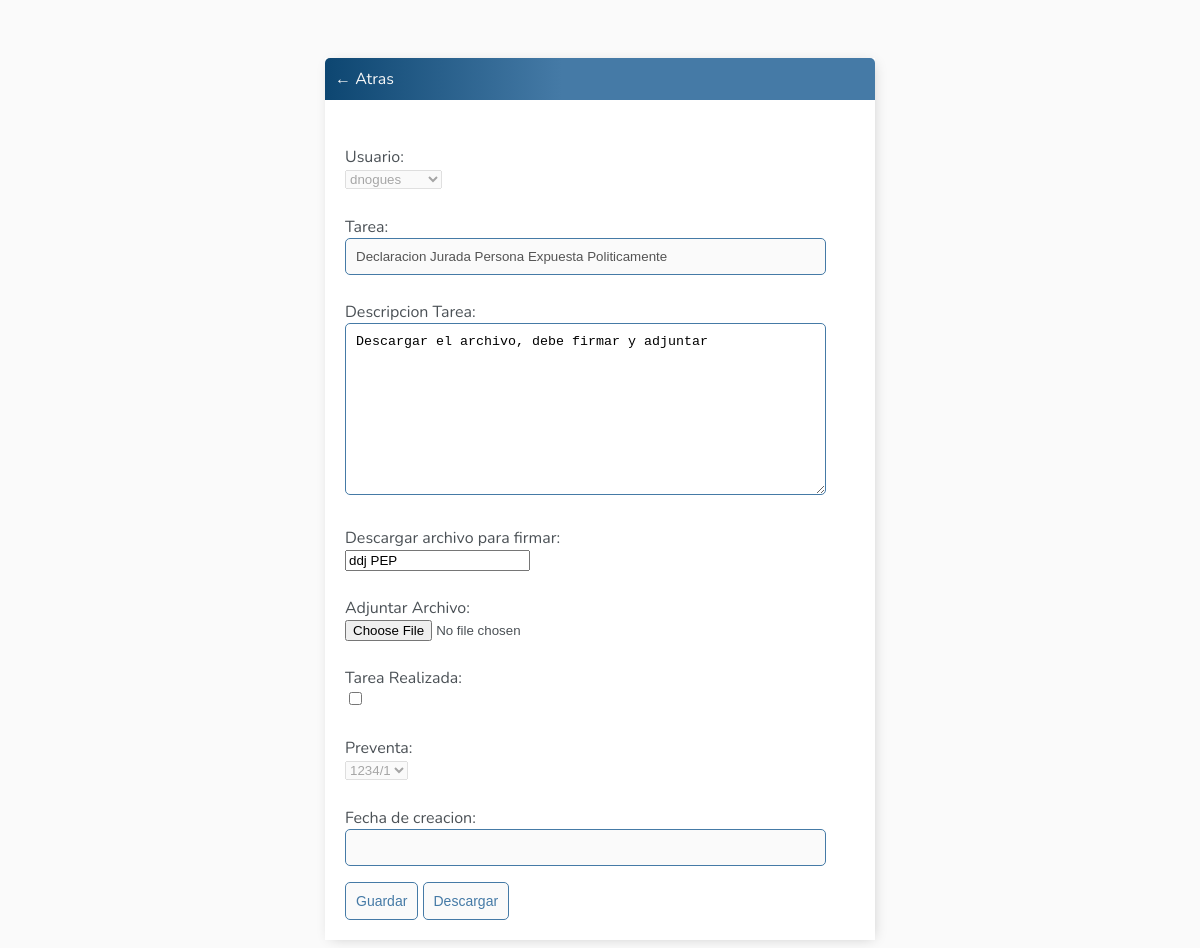
The page /actualizar-tarea/8/ (signed in) on the database as committed earlier.
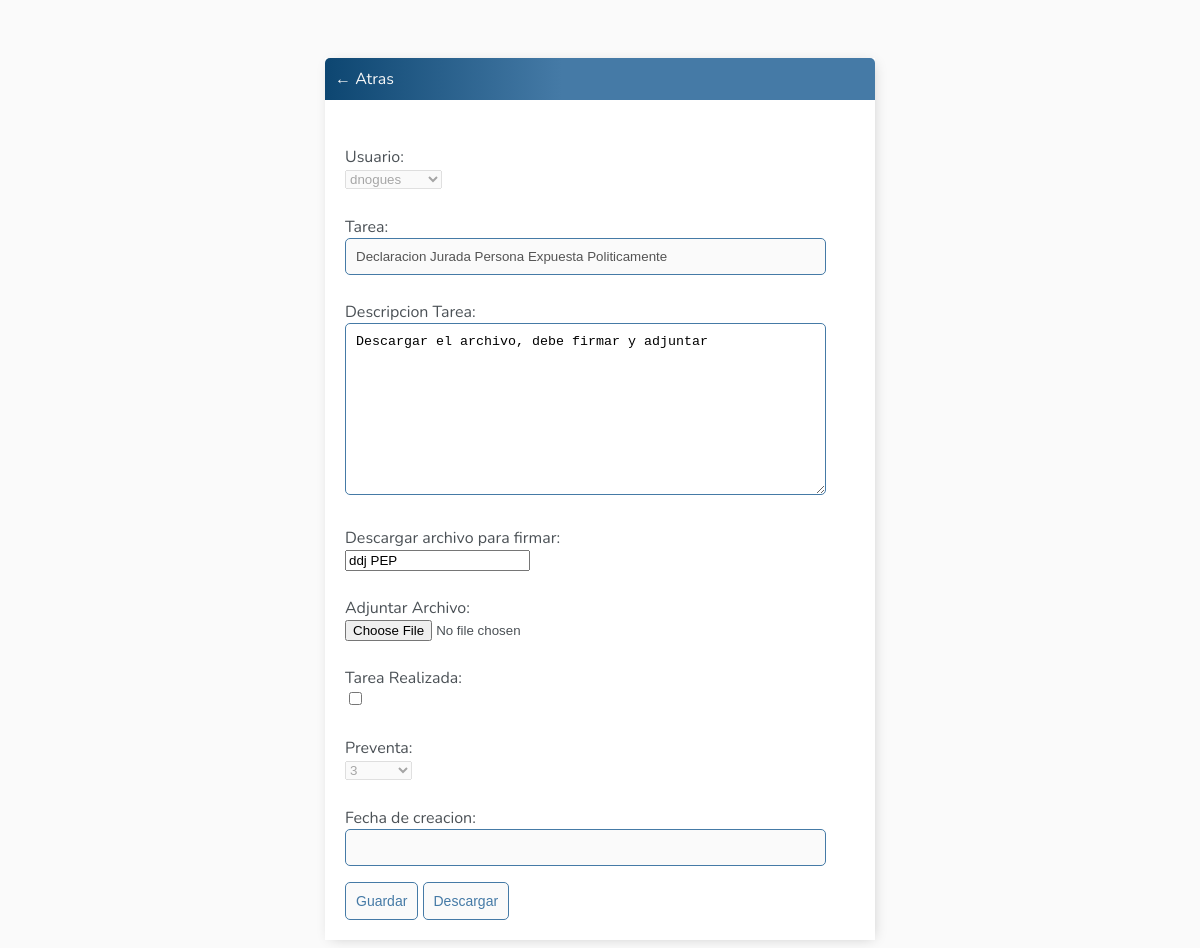
The same page on the database as committed later.
### tareas/models.py (models this page shows, shortened)
class Tareas(models.Model):
    user = models.ForeignKey(User, on_delete=models.CASCADE,null=True,blank=True)
    titulo = models.CharField(max_length=200)
    descripcion = models.TextField(null=True,blank=True)
    descarga = models.URLField(null=True,blank=True)
    adjunto = models.FileField(blank=True,null=True,upload_to=save_path)
    completo = models.BooleanField(default=False)
    creado = models.DateField(auto_now_add=True)
    pv = models.ForeignKey(Preventa, on_delete=models.CASCADE, null=True,blank=True)
    class Meta:
        ordering = ['completo']
        verbose_name = 'tarea'
        verbose_name_plural = 'tareas'

### tareas/views.py (the view)
# urls.py: path('actualizar-tarea/<int:pk>/',ActualizarTarea.as_view(),name='actualizar-tarea'),
class ActualizarTarea(LoginRequiredMixin, UpdateView):
    model = Tareas
    form_class = TareasForm
    success_url = reverse_lazy('tareas')

### tareas/models.py
class TareasForm(forms.ModelForm):
    user = forms.ModelChoiceField(required=False,queryset=User.objects.all(), disabled=True,label="Usuario")
    titulo = forms.CharField(required=False,disabled=True,label='Tarea')
    descripcion = forms.CharField(required=False, widget=forms.Textarea(attrs={'readonly': 'readonly'}),label="Descripcion Tarea")
    descarga = forms.URLField(required=False, disabled=False, label='Descargar archivo para firmar')
    adjunto = forms.FileField(required=False,label='Adjuntar Archivo')
    completo = forms.BooleanField(required=False,label='Tarea Realizada')
    creado = forms.DateField(required=False,disabled=True,label='Fecha de creacion')
    pv = forms.ModelChoiceField(required=False,queryset=Preventa.objects.all(), disabled=True,label="Preventa")
    class Meta:
        model = Tareas
        fields = '__all__'

### tareas/models.py (called while the page is built)
    def __str__(self) -> str:
        return self.preventa

### tareas/templates/tareas/tareas_form.html (shortened to what this page needs)
{% extends 'tareas/base.html' %}
{% block content %}
<div class="header-bar">
    <a href="{% url 'tareas' %}">&#8592; Atras</a>
</div>
<div class="card-body">
    <form method="POST" action="" enctype="multipart/form-data">
        {{ form.as_p }}
        <input class="button" type="submit" value="Guardar">
        {% if form.descarga.value != "" and form.descarga.value is not none %}
            <input class="button" type="button" onclick="descargarArchivo('{{ form.descarga.value }}')" value="Descargar">
        {% endif %}
    </form>
</div>
{% endblock content %}

Rows that differ between the two databases and show on the page:
changed Tareas "dnogues": pv "1234/1" → "3"
